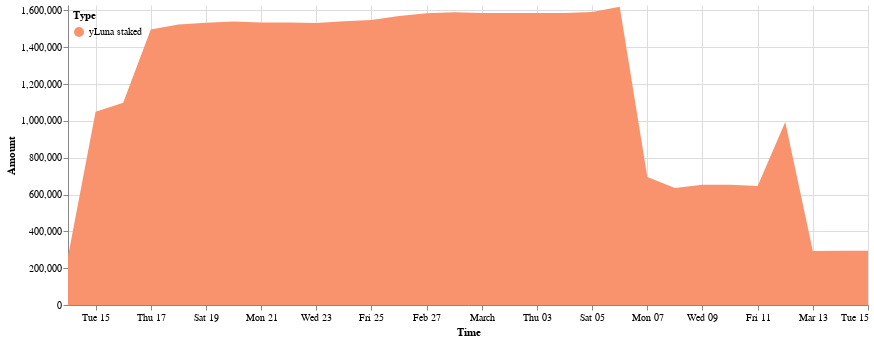

Source (notebook cell):
### Code cell
domain = ['yLuna staked']
range_ = ['#f8936d']
cp.get_yluna_time_area_chart(daily_delta_stk, 
               alt.Scale(domain=domain, range=range_),
               min_date = daily_delta_stk.Time.min(),
               max_date = daily_delta_stk.Time.max(),
               top_padding = 10000
        ).properties(width=800).configure_view(strokeOpacity=0)

### Figure 1 — Vega-Lite specification as saved in the notebook (floating-point values rounded to 4 significant figures)
{"config": {"view": {"continuousWidth": 400, "continuousHeight": 300, "strokeOpacity": 0}}, "data": {"name": "data-2099808fdcd25b5bd1c9c78a56c77695"}, "mark": "area", "encoding": {"color": {"field": "Type", "legend": {"direction": "vertical", "legendY": 0, "orient": "none", "padding": 5}, "scale": {"domain": ["yLuna staked"], "range": ["#f8936d"]}, "type": "nominal"}, "tooltip": [{"field": "Time", "format": "%Y-%m-%d", "type": "temporal"}, {"field": "Type", "type": "nominal"}, {"field": "Amount (millions)", "type": "nominal"}], "x": {"field": "Time", "scale": {"domain": ["2022-02-14", "2022-03-15"]}, "type": "temporal"}, "y": {"field": "Amount", "scale": {"domain": [0, 1630000.0]}, "type": "quantitative"}}, "width": 800, "$schema": "https://vega.github.io/schema/vega-lite/v4.17.0.json", "datasets": {"data-2099808fdcd25b5bd1c9c78a56c77695": [{"Time": "2022-02-14", "Amount signed": 264000.0, "Amount": 264000.0, "Type": "yLuna staked", "Amount (millions)": "0.26M"}, {"Time": "2022-02-15", "Amount signed": 785400.0, "Amount": 1049000.0, "Type": "yLuna staked", "Amount (millions)": "1.05M"}, {"Time": "2022-02-16", "Amount signed": 48820.0, "Amount": 1098000.0, "Type": "yLuna staked", "Amount (millions)": "1.1M"}, {"Time": "2022-02-17", "Amount signed": 398600.0, "Amount": 1497000.0, "Type": "yLuna staked", "Amount (millions)": "1.5M"}, {"Time": "2022-02-18", "Amount signed": 26480.0, "Amount": 1523000.0, "Type": "yLuna staked", "Amount (millions)": "1.52M"}, {"Time": "2022-02-19", "Amount signed": 9947.0, "Amount": 1533000.0, "Type": "yLuna staked", "Amount (millions)": "1.53M"}, {"Time": "2022-02-20", "Amount signed": 6690.0, "Amount": 1540000.0, "Type": "yLuna staked", "Amount (millions)": "1.54M"}, {"Time": "2022-02-21", "Amount signed": -5372.0, "Amount": 1534000.0, "Type": "yLuna staked", "Amount (millions)": "1.53M"}, {"Time": "2022-02-22", "Amount signed": -340.6, "Amount": 1534000.0, "Type": "yLuna staked", "Amount (millions)": "1.53M"}, {"Time": "2022-02-23", "Amount signed": -1892.0, "Amount": 1532000.0, "Type": "yLuna staked", "Amount (millions)": "1.53M"}, {"Time": "2022-02-24", "Amount signed": 9216.0, "Amount": 1541000.0, "Type": "yLuna staked", "Amount (millions)": "1.54M"}, {"Time": "2022-02-25", "Amount signed": 6565.0, "Amount": 1548000.0, "Type": "yLuna staked", "Amount (millions)": "1.55M"}, {"Time": "2022-02-26", "Amount signed": 21590.0, "Amount": 1570000.0, "Type": "yLuna staked", "Amount (millions)": "1.57M"}, {"Time": "2022-02-27", "Amount signed": 15350.0, "Amount": 1585000.0, "Type": "yLuna staked", "Amount (millions)": "1.58M"}, {"Time": "2022-02-28", "Amount signed": 5056.0, "Amount": 1590000.0, "Type": "yLuna staked", "Amount (millions)": "1.59M"}, {"Time": "2022-03-01", "Amount signed": -3479.0, "Amount": 1587000.0, "Type": "yLuna staked", "Amount (millions)": "1.59M"}, {"Time": "2022-03-02", "Amount signed": -801.9, "Amount": 1586000.0, "Type": "yLuna staked", "Amount (millions)": "1.59M"}, {"Time": "2022-03-03", "Amount signed": -37.23, "Amount": 1586000.0, "Type": "yLuna staked", "Amount (millions)": "1.59M"}, {"Time": "2022-03-04", "Amount signed": 980.6, "Amount": 1587000.0, "Type": "yLuna staked", "Amount (millions)": "1.59M"}, {"Time": "2022-03-05", "Amount signed": 5166.0, "Amount": 1592000.0, "Type": "yLuna staked", "Amount (millions)": "1.59M"}, {"Time": "2022-03-06", "Amount signed": 27690.0, "Amount": 1620000.0, "Type": "yLuna staked", "Amount (millions)": "1.62M"}, {"Time": "2022-03-07", "Amount signed": -924800.0, "Amount": 694700.0, "Type": "yLuna staked", "Amount (millions)": "0.69M"}, {"Time": "2022-03-08", "Amount signed": -58730.0, "Amount": 636000.0, "Type": "yLuna staked", "Amount (millions)": "0.64M"}, {"Time": "2022-03-09", "Amount signed": 17560.0, "Amount": 653500.0, "Type": "yLuna staked", "Amount (millions)": "0.65M"}, {"Time": "2022-03-10", "Amount signed": -361.7, "Amount": 653200.0, "Type": "yLuna staked", "Amount (millions)": "0.65M"}, {"Time": "2022-03-11", "Amount signed": -7392.0, "Amount": 645800.0, "Type": "yLuna staked", "Amount (millions)": "0.65M"}, {"Time": "2022-03-12", "Amount signed": 348800.0, "Amount": 994600.0, "Type": "yLuna staked", "Amount (millions)": "0.99M"}, {"Time": "2022-03-13", "Amount signed": -701200.0, "Amount": 293400.0, "Type": "yLuna staked", "Amount (millions)": "0.29M"}, {"Time": "2022-03-14", "Amount signed": 1062.0, "Amount": 294500.0, "Type": "yLuna staked", "Amount (millions)": "0.29M"}, {"Time": "2022-03-15", "Amount signed": 18.36, "Amount": 294500.0, "Type": "yLuna staked", "Amount (millions)": "0.29M"}]}}
